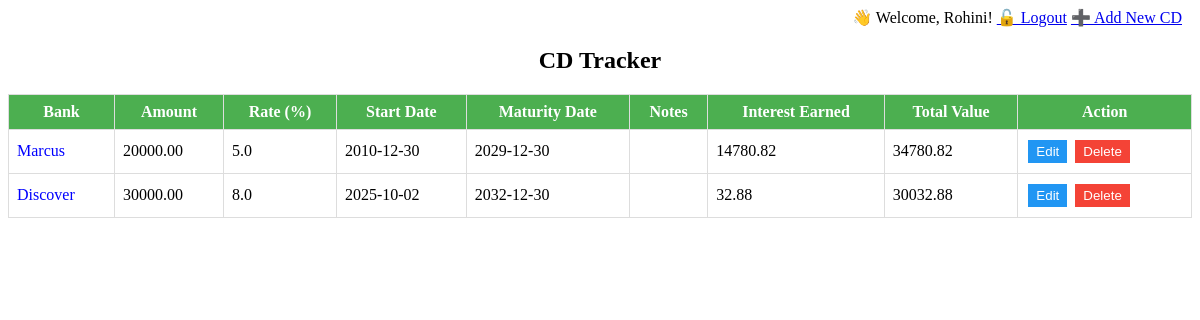
The app's page / (signed in) with its own data.
### models.py (models this page shows, shortened)
class User(db.Model, UserMixin):
    id = db.Column(db.Integer, primary_key=True)
    username = db.Column(db.String(80), unique=True, nullable=False)
    email = db.Column(db.String(120), unique=True, nullable=False)
    password = db.Column(db.String(200), nullable=False)
    is_locked = db.Column(db.Boolean, default=False)

class CD(db.Model):
    id = db.Column(db.Integer, primary_key=True)
    bank_name = db.Column(db.String(100), nullable=False)
    amount = db.Column(db.Float, nullable=False)
    interest_rate = db.Column(db.Float, nullable=False)
    start_date = db.Column(db.Date, nullable=False)
    maturity_date = db.Column(db.Date, nullable=False)
    notes = db.Column(db.String(200))
    user_id = db.Column(db.Integer, db.ForeignKey('user.id'), nullable=False)
    user = db.relationship('User', backref=db.backref('cds', lazy=True))

### app.py (the view)
@app.route('/')
@login_required
def index():
    cds = CD.query.filter_by(user_id=current_user.id).order_by(CD.maturity_date).all()
    enriched_cds = []
    for cd in cds:
        interest, total_value = calculate_interest(cd)
        enriched_cds.append({
            'id': cd.id,
            'bank_name': cd.bank_name,
            'amount': cd.amount,
            'interest_rate': cd.interest_rate,
            'start_date': cd.start_date,
            'maturity_date': cd.maturity_date,
            'notes': cd.notes,
            'interest': interest,
            'total_value': total_value
        })
    return render_template('index.html', cds=enriched_cds)

### app.py (called while the page is built)
@login_manager.user_loader
def load_user(user_id):
    return User.query.get(int(user_id))

def calculate_interest(cd):
    days_elapsed = (date.today() - cd.start_date).days
    years = max(days_elapsed / 365.0, 0)
    interest = cd.amount * (cd.interest_rate / 100) * years
    return round(interest, 2), round(cd.amount + interest, 2)

### templates/index.html (shortened to what this page needs)
<!DOCTYPE html>
<html lang="en">
<head>
</head>
<body>
  {% if current_user.is_authenticated %}
    <div style="text-align: right;">
      <span style="margin-right: 10px;">
        👋 Welcome, {{ current_user.username }}!
        <a href="{{ url_for('logout') }}"> 🔓 Logout</a>
        <a href="{{ url_for('add') }}"> ➕ Add New CD</a>
      </span>
    </div>
  {% endif %}
<center><h2>CD Tracker</h2></center>
<table id="cdTable">
  <thead>
    <tr>
      <th>Bank</th>
      <th>Amount</th>
      <th>Rate (%)</th>
      <th>Start Date</th>
      <th>Maturity Date</th>
      <th>Notes</th>
      <th>Interest Earned</th>
      <th>Total Value</th>
      <th>Action</th>
    </tr>
  </thead>
  <tbody>
    {% for cd in cds %}
    <tr data-id="{{ cd.id }}">
      <td>
        <span class="bank-name" style="color:blue; cursor:pointer;">{{ cd.bank_name }}</span>
      </td>
      <td>{{ "%.2f"|format(cd.amount) }}</td>
      <td>{{ cd.interest_rate }}</td>
      <td>{{ cd.start_date.strftime('%Y-%m-%d') }}</td>
      <td>{{ cd.maturity_date.strftime('%Y-%m-%d') }}</td>
      <td>{{ cd.notes or '' }}</td>
      <td>{{ "%.2f"|format(cd.interest) }}</td>
      <td>{{ "%.2f"|format(cd.total_value) }}</td>
      <td>
        <button class="edit-btn" onclick="editRow(this)">Edit</button>
        <button class="delete-btn" onclick="deleteRow(this)">Delete</button>
      </td>
    </tr>
    {% endfor %}
  </tbody>
</table>
</body>
</html>

### templates/index.html (style rules this page uses)
table { border-collapse: collapse; width: 100%; }
th, td { border: 1px solid #ddd; padding: 8px; }
th { background-color: #4CAF50; color: white; }
button { margin: 2px; padding: 4px 8px; cursor: pointer; }
.edit-btn { background-color: #2196F3; color: white; border: none; }
.delete-btn { background-color: #f44336; color: white; border: none; }

### records on screen
User: username "Rohini"
CD: bank_name "Marcus", amount "20000.00", interest_rate "5.0", start_date "2010-12-30", maturity_date "2029-12-30", interest "14780.82", total_value "34780.82"
CD: bank_name "Discover", amount "30000.00", interest_rate "8.0", start_date "2025-10-02", maturity_date "2032-12-30", interest "32.88", total_value "30032.88"
